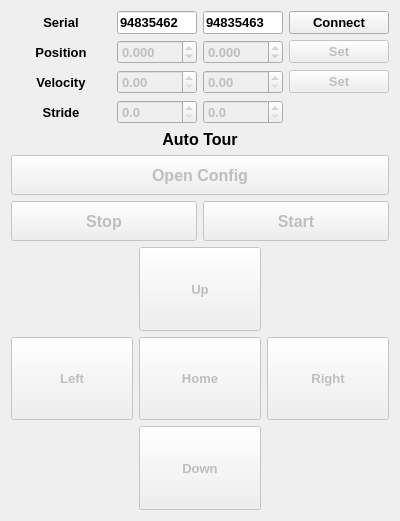
<?xml version="1.0" encoding="UTF-8"?>
<ui version="4.0">
 <class>Form</class>
 <widget class="QWidget" name="Form">
  <property name="geometry">
   <rect>
    <x>0</x>
    <y>0</y>
    <width>400</width>
    <height>521</height>
   </rect>
  </property>
  <property name="font">
   <font>
    <family>Arial</family>
    <pointsize>12</pointsize>
    <weight>75</weight>
    <bold>true</bold>
   </font>
  </property>
  <property name="windowTitle">
   <string>APT</string>
  </property>
  <layout class="QHBoxLayout" name="horizontalLayout">
   <item>
    <layout class="QVBoxLayout" name="verticalLayout">
     <property name="bottomMargin">
      <number>0</number>
     </property>
     <item>
      <layout class="QHBoxLayout" name="horizontalLayout_2">
       <item>
        <widget class="QLabel" name="lbl_serial">
         <property name="sizePolicy">
          <sizepolicy hsizetype="Fixed" vsizetype="Preferred">
           <horstretch>0</horstretch>
           <verstretch>0</verstretch>
          </sizepolicy>
         </property>
         <property name="minimumSize">
          <size>
           <width>100</width>
           <height>0</height>
          </size>
         </property>
         <property name="maximumSize">
          <size>
           <width>100</width>
           <height>16777215</height>
          </size>
         </property>
         <property name="font">
          <font>
           <family>Arial</family>
           <pointsize>10</pointsize>
           <weight>75</weight>
           <bold>true</bold>
          </font>
         </property>
         <property name="text">
          <string>Serial</string>
         </property>
         <property name="alignment">
          <set>Qt::AlignCenter</set>
         </property>
        </widget>
       </item>
       <item>
        <widget class="QLineEdit" name="txt_serial_x">
         <property name="sizePolicy">
          <sizepolicy hsizetype="Expanding" vsizetype="Fixed">
           <horstretch>0</horstretch>
           <verstretch>0</verstretch>
          </sizepolicy>
         </property>
         <property name="minimumSize">
          <size>
           <width>80</width>
           <height>0</height>
          </size>
         </property>
         <property name="font">
          <font>
           <family>Arial</family>
           <pointsize>10</pointsize>
           <weight>75</weight>
           <bold>true</bold>
          </font>
         </property>
         <property name="text">
          <string>94835462</string>
         </property>
         <property name="maxLength">
          <number>99999999</number>
         </property>
        </widget>
       </item>
       <item>
        <widget class="QLineEdit" name="txt_serial_y">
         <property name="sizePolicy">
          <sizepolicy hsizetype="Expanding" vsizetype="Fixed">
           <horstretch>0</horstretch>
           <verstretch>0</verstretch>
          </sizepolicy>
         </property>
         <property name="minimumSize">
          <size>
           <width>80</width>
           <height>0</height>
          </size>
         </property>
         <property name="font">
          <font>
           <family>Arial</family>
           <pointsize>10</pointsize>
           <weight>75</weight>
           <bold>true</bold>
          </font>
         </property>
         <property name="text">
          <string>94835463</string>
         </property>
         <property name="maxLength">
          <number>99999999</number>
         </property>
        </widget>
       </item>
       <item>
        <widget class="QPushButton" name="btn_connect">
         <property name="sizePolicy">
          <sizepolicy hsizetype="Fixed" vsizetype="Fixed">
           <horstretch>0</horstretch>
           <verstretch>0</verstretch>
          </sizepolicy>
         </property>
         <property name="minimumSize">
          <size>
           <width>100</width>
           <height>0</height>
          </size>
         </property>
         <property name="maximumSize">
          <size>
           <width>100</width>
           <height>16777215</height>
          </size>
         </property>
         <property name="font">
          <font>
           <family>Arial</family>
           <pointsize>10</pointsize>
           <weight>75</weight>
           <bold>true</bold>
          </font>
         </property>
         <property name="text">
          <string>Connect</string>
         </property>
        </widget>
       </item>
      </layout>
     </item>
     <item>
      <layout class="QHBoxLayout" name="horizontalLayout_3">
       <item>
        <widget class="QLabel" name="lbl_position">
         <property name="sizePolicy">
          <sizepolicy hsizetype="Fixed" vsizetype="Preferred">
           <horstretch>0</horstretch>
           <verstretch>0</verstretch>
          </sizepolicy>
         </property>
         <property name="minimumSize">
          <size>
           <width>100</width>
           <height>0</height>
          </size>
         </property>
         <property name="maximumSize">
          <size>
           <width>100</width>
           <height>16777215</height>
          </size>
         </property>
         <property name="font">
          <font>
           <family>Arial</family>
           <pointsize>10</pointsize>
           <weight>75</weight>
           <bold>true</bold>
          </font>
         </property>
         <property name="text">
          <string>Position</string>
         </property>
         <property name="alignment">
          <set>Qt::AlignCenter</set>
         </property>
        </widget>
       </item>
       <item>
        <widget class="QDoubleSpinBox" name="txt_pos_x">
         <property name="enabled">
          <bool>false</bool>
         </property>
         <property name="sizePolicy">
          <sizepolicy hsizetype="Expanding" vsizetype="Fixed">
           <horstretch>0</horstretch>
           <verstretch>0</verstretch>
          </sizepolicy>
         </property>
         <property name="minimumSize">
          <size>
           <width>80</width>
           <height>0</height>
          </size>
         </property>
         <property name="font">
          <font>
           <family>Arial</family>
           <pointsize>10</pointsize>
           <weight>75</weight>
           <bold>true</bold>
          </font>
         </property>
         <property name="decimals">
          <number>3</number>
         </property>
         <property name="minimum">
          <double>-5.000000000000000</double>
         </property>
         <property name="maximum">
          <double>115.000000000000000</double>
         </property>
        </widget>
       </item>
       <item>
        <widget class="QDoubleSpinBox" name="txt_pos_y">
         <property name="enabled">
          <bool>false</bool>
         </property>
         <property name="sizePolicy">
          <sizepolicy hsizetype="Expanding" vsizetype="Fixed">
           <horstretch>0</horstretch>
           <verstretch>0</verstretch>
          </sizepolicy>
         </property>
         <property name="minimumSize">
          <size>
           <width>80</width>
           <height>0</height>
          </size>
         </property>
         <property name="font">
          <font>
           <family>Arial</family>
           <pointsize>10</pointsize>
           <weight>75</weight>
           <bold>true</bold>
          </font>
         </property>
         <property name="decimals">
          <number>3</number>
         </property>
         <property name="minimum">
          <double>-5.000000000000000</double>
         </property>
         <property name="maximum">
          <double>80.000000000000000</double>
         </property>
         <property name="value">
          <double>0.000000000000000</double>
         </property>
        </widget>
       </item>
       <item>
        <widget class="QPushButton" name="btn_go_pos">
         <property name="enabled">
          <bool>false</bool>
         </property>
         <property name="sizePolicy">
          <sizepolicy hsizetype="Fixed" vsizetype="Fixed">
           <horstretch>0</horstretch>
           <verstretch>0</verstretch>
          </sizepolicy>
         </property>
         <property name="minimumSize">
          <size>
           <width>100</width>
           <height>0</height>
          </size>
         </property>
         <property name="maximumSize">
          <size>
           <width>100</width>
           <height>16777215</height>
          </size>
         </property>
         <property name="font">
          <font>
           <family>Arial</family>
           <pointsize>10</pointsize>
           <weight>75</weight>
           <bold>true</bold>
          </font>
         </property>
         <property name="text">
          <string>Set</string>
         </property>
        </widget>
       </item>
      </layout>
     </item>
     <item>
      <layout class="QHBoxLayout" name="horizontalLayout_4">
       <item>
        <widget class="QLabel" name="lbl_vel">
         <property name="sizePolicy">
          <sizepolicy hsizetype="Fixed" vsizetype="Preferred">
           <horstretch>0</horstretch>
           <verstretch>0</verstretch>
          </sizepolicy>
         </property>
         <property name="minimumSize">
          <size>
           <width>100</width>
           <height>0</height>
          </size>
         </property>
         <property name="maximumSize">
          <size>
           <width>100</width>
           <height>16777215</height>
          </size>
         </property>
         <property name="font">
          <font>
           <family>Arial</family>
           <pointsize>10</pointsize>
           <weight>75</weight>
           <bold>true</bold>
          </font>
         </property>
         <property name="text">
          <string>Velocity</string>
         </property>
         <property name="alignment">
          <set>Qt::AlignCenter</set>
         </property>
        </widget>
       </item>
       <item>
        <widget class="QDoubleSpinBox" name="txt_vel_x">
         <property name="enabled">
          <bool>false</bool>
         </property>
         <property name="sizePolicy">
          <sizepolicy hsizetype="Expanding" vsizetype="Fixed">
           <horstretch>0</horstretch>
           <verstretch>0</verstretch>
          </sizepolicy>
         </property>
         <property name="minimumSize">
          <size>
           <width>80</width>
           <height>0</height>
          </size>
         </property>
         <property name="font">
          <font>
           <family>Arial</family>
           <pointsize>10</pointsize>
           <weight>75</weight>
           <bold>true</bold>
          </font>
         </property>
         <property name="maximum">
          <double>100.000000000000000</double>
         </property>
        </widget>
       </item>
       <item>
        <widget class="QDoubleSpinBox" name="txt_vel_y">
         <property name="enabled">
          <bool>false</bool>
         </property>
         <property name="sizePolicy">
          <sizepolicy hsizetype="Expanding" vsizetype="Preferred">
           <horstretch>0</horstretch>
           <verstretch>0</verstretch>
          </sizepolicy>
         </property>
         <property name="minimumSize">
          <size>
           <width>80</width>
           <height>0</height>
          </size>
         </property>
         <property name="font">
          <font>
           <family>Arial</family>
           <pointsize>10</pointsize>
           <weight>75</weight>
           <bold>true</bold>
          </font>
         </property>
         <property name="maximum">
          <double>100.000000000000000</double>
         </property>
        </widget>
       </item>
       <item>
        <widget class="QPushButton" name="btn_go_vel">
         <property name="enabled">
          <bool>false</bool>
         </property>
         <property name="sizePolicy">
          <sizepolicy hsizetype="Fixed" vsizetype="Fixed">
           <horstretch>0</horstretch>
           <verstretch>0</verstretch>
          </sizepolicy>
         </property>
         <property name="minimumSize">
          <size>
           <width>100</width>
           <height>0</height>
          </size>
         </property>
         <property name="maximumSize">
          <size>
           <width>100</width>
           <height>16777215</height>
          </size>
         </property>
         <property name="font">
          <font>
           <family>Arial</family>
           <pointsize>10</pointsize>
           <weight>75</weight>
           <bold>true</bold>
          </font>
         </property>
         <property name="text">
          <string>Set</string>
         </property>
        </widget>
       </item>
      </layout>
     </item>
     <item>
      <layout class="QHBoxLayout" name="horizontalLayout_5">
       <item>
        <widget class="QLabel" name="label">
         <property name="sizePolicy">
          <sizepolicy hsizetype="Fixed" vsizetype="Preferred">
           <horstretch>0</horstretch>
           <verstretch>0</verstretch>
          </sizepolicy>
         </property>
         <property name="minimumSize">
          <size>
           <width>100</width>
           <height>0</height>
          </size>
         </property>
         <property name="maximumSize">
          <size>
           <width>100</width>
           <height>16777215</height>
          </size>
         </property>
         <property name="font">
          <font>
           <family>Arial</family>
           <pointsize>10</pointsize>
           <weight>75</weight>
           <bold>true</bold>
          </font>
         </property>
         <property name="text">
          <string>Stride</string>
         </property>
         <property name="alignment">
          <set>Qt::AlignCenter</set>
         </property>
        </widget>
       </item>
       <item>
        <widget class="QDoubleSpinBox" name="txt_stride_x">
         <property name="enabled">
          <bool>false</bool>
         </property>
         <property name="minimumSize">
          <size>
           <width>80</width>
           <height>0</height>
          </size>
         </property>
         <property name="maximumSize">
          <size>
           <width>80</width>
           <height>16777215</height>
          </size>
         </property>
         <property name="font">
          <font>
           <family>Arial</family>
           <pointsize>10</pointsize>
           <weight>75</weight>
           <bold>true</bold>
          </font>
         </property>
         <property name="decimals">
          <number>1</number>
         </property>
         <property name="maximum">
          <double>100.000000000000000</double>
         </property>
        </widget>
       </item>
       <item>
        <widget class="QDoubleSpinBox" name="txt_stride_y">
         <property name="enabled">
          <bool>false</bool>
         </property>
         <property name="minimumSize">
          <size>
           <width>80</width>
           <height>0</height>
          </size>
         </property>
         <property name="maximumSize">
          <size>
           <width>80</width>
           <height>16777215</height>
          </size>
         </property>
         <property name="font">
          <font>
           <family>Arial</family>
           <pointsize>10</pointsize>
           <weight>75</weight>
           <bold>true</bold>
          </font>
         </property>
         <property name="decimals">
          <number>1</number>
         </property>
         <property name="maximum">
          <double>100.000000000000000</double>
         </property>
        </widget>
       </item>
       <item>
        <spacer name="horizontalSpacer">
         <property name="orientation">
          <enum>Qt::Horizontal</enum>
         </property>
         <property name="sizeHint" stdset="0">
          <size>
           <width>40</width>
           <height>20</height>
          </size>
         </property>
        </spacer>
       </item>
      </layout>
     </item>
     <item>
      <layout class="QVBoxLayout" name="verticalLayout_2">
       <item>
        <widget class="QLabel" name="label_2">
         <property name="text">
          <string>Auto Tour</string>
         </property>
         <property name="alignment">
          <set>Qt::AlignCenter</set>
         </property>
        </widget>
       </item>
       <item>
        <widget class="QPushButton" name="btn_openAutoFile">
         <property name="enabled">
          <bool>false</bool>
         </property>
         <property name="sizePolicy">
          <sizepolicy hsizetype="Preferred" vsizetype="Minimum">
           <horstretch>0</horstretch>
           <verstretch>0</verstretch>
          </sizepolicy>
         </property>
         <property name="minimumSize">
          <size>
           <width>0</width>
           <height>40</height>
          </size>
         </property>
         <property name="maximumSize">
          <size>
           <width>16777215</width>
           <height>16777215</height>
          </size>
         </property>
         <property name="font">
          <font>
           <family>Arial</family>
           <pointsize>12</pointsize>
           <weight>75</weight>
           <bold>true</bold>
          </font>
         </property>
         <property name="text">
          <string>Open Config</string>
         </property>
        </widget>
       </item>
       <item>
        <layout class="QHBoxLayout" name="horizontalLayout_6">
         <item>
          <widget class="QPushButton" name="btn_AutoClose">
           <property name="enabled">
            <bool>false</bool>
           </property>
           <property name="minimumSize">
            <size>
             <width>0</width>
             <height>40</height>
            </size>
           </property>
           <property name="text">
            <string>Stop</string>
           </property>
          </widget>
         </item>
         <item>
          <widget class="QPushButton" name="btn_AutoStart">
           <property name="enabled">
            <bool>false</bool>
           </property>
           <property name="sizePolicy">
            <sizepolicy hsizetype="Preferred" vsizetype="Fixed">
             <horstretch>0</horstretch>
             <verstretch>0</verstretch>
            </sizepolicy>
           </property>
           <property name="minimumSize">
            <size>
             <width>0</width>
             <height>40</height>
            </size>
           </property>
           <property name="text">
            <string>Start</string>
           </property>
          </widget>
         </item>
        </layout>
       </item>
      </layout>
     </item>
     <item>
      <layout class="QGridLayout" name="gridLayout">
       <item row="1" column="2">
        <widget class="QPushButton" name="btn_home">
         <property name="enabled">
          <bool>false</bool>
         </property>
         <property name="sizePolicy">
          <sizepolicy hsizetype="Minimum" vsizetype="Expanding">
           <horstretch>0</horstretch>
           <verstretch>0</verstretch>
          </sizepolicy>
         </property>
         <property name="minimumSize">
          <size>
           <width>0</width>
           <height>80</height>
          </size>
         </property>
         <property name="font">
          <font>
           <family>Arial</family>
           <pointsize>10</pointsize>
           <weight>75</weight>
           <bold>true</bold>
          </font>
         </property>
         <property name="text">
          <string>Home</string>
         </property>
        </widget>
       </item>
       <item row="1" column="1">
        <widget class="QPushButton" name="btn_left">
         <property name="enabled">
          <bool>false</bool>
         </property>
         <property name="sizePolicy">
          <sizepolicy hsizetype="Minimum" vsizetype="Expanding">
           <horstretch>0</horstretch>
           <verstretch>0</verstretch>
          </sizepolicy>
         </property>
         <property name="minimumSize">
          <size>
           <width>0</width>
           <height>80</height>
          </size>
         </property>
         <property name="font">
          <font>
           <family>Arial</family>
           <pointsize>10</pointsize>
           <weight>75</weight>
           <bold>true</bold>
          </font>
         </property>
         <property name="text">
          <string>Left</string>
         </property>
        </widget>
       </item>
       <item row="1" column="3">
        <widget class="QPushButton" name="btn_right">
         <property name="enabled">
          <bool>false</bool>
         </property>
         <property name="sizePolicy">
          <sizepolicy hsizetype="Minimum" vsizetype="Expanding">
           <horstretch>0</horstretch>
           <verstretch>0</verstretch>
          </sizepolicy>
         </property>
         <property name="minimumSize">
          <size>
           <width>0</width>
           <height>80</height>
          </size>
         </property>
         <property name="font">
          <font>
           <family>Arial</family>
           <pointsize>10</pointsize>
           <weight>75</weight>
           <bold>true</bold>
          </font>
         </property>
         <property name="text">
          <string>Right</string>
         </property>
        </widget>
       </item>
       <item row="0" column="2">
        <widget class="QPushButton" name="btn_up">
         <property name="enabled">
          <bool>false</bool>
         </property>
         <property name="sizePolicy">
          <sizepolicy hsizetype="Minimum" vsizetype="Expanding">
           <horstretch>0</horstretch>
           <verstretch>0</verstretch>
          </sizepolicy>
         </property>
         <property name="minimumSize">
          <size>
           <width>0</width>
           <height>80</height>
          </size>
         </property>
         <property name="font">
          <font>
           <family>Arial</family>
           <pointsize>10</pointsize>
           <weight>75</weight>
           <bold>true</bold>
          </font>
         </property>
         <property name="text">
          <string>Up</string>
         </property>
        </widget>
       </item>
       <item row="2" column="2">
        <widget class="QPushButton" name="btn_down">
         <property name="enabled">
          <bool>false</bool>
         </property>
         <property name="sizePolicy">
          <sizepolicy hsizetype="Minimum" vsizetype="Expanding">
           <horstretch>0</horstretch>
           <verstretch>0</verstretch>
          </sizepolicy>
         </property>
         <property name="minimumSize">
          <size>
           <width>0</width>
           <height>80</height>
          </size>
         </property>
         <property name="font">
          <font>
           <family>Arial</family>
           <pointsize>10</pointsize>
           <weight>75</weight>
           <bold>true</bold>
          </font>
         </property>
         <property name="text">
          <string>Down</string>
         </property>
        </widget>
       </item>
      </layout>
     </item>
    </layout>
   </item>
  </layout>
 </widget>
 <resources/>
 <connections/>
</ui>
